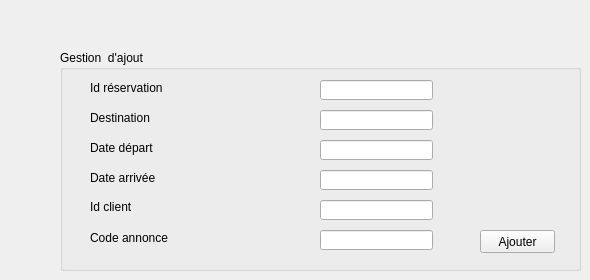
      <widget class="QWidget" name="ajout_res">
       <attribute name="title">
        <string>Ajouter réservation</string>
       </attribute>
       <widget class="QGroupBox" name="groupBox_2">
        <property name="geometry">
         <rect>
          <x>60</x>
          <y>50</y>
          <width>521</width>
          <height>221</height>
         </rect>
        </property>
        <property name="title">
         <string>Gestion  d'ajout</string>
        </property>
        <widget class="QLabel" name="label_9">
         <property name="geometry">
          <rect>
           <x>30</x>
           <y>30</y>
           <width>131</width>
           <height>16</height>
          </rect>
         </property>
         <property name="text">
          <string>Id réservation</string>
         </property>
        </widget>
        <widget class="QLabel" name="label_10">
         <property name="geometry">
          <rect>
           <x>30</x>
           <y>60</y>
           <width>71</width>
           <height>16</height>
          </rect>
         </property>
         <property name="text">
          <string>Destination</string>
         </property>
        </widget>
        <widget class="QLabel" name="label_11">
         <property name="geometry">
          <rect>
           <x>30</x>
           <y>90</y>
           <width>81</width>
           <height>16</height>
          </rect>
         </property>
         <property name="text">
          <string>Date départ</string>
         </property>
        </widget>
        <widget class="QLabel" name="label_12">
         <property name="geometry">
          <rect>
           <x>30</x>
           <y>120</y>
           <width>71</width>
           <height>16</height>
          </rect>
         </property>
         <property name="text">
          <string>Date arrivée</string>
         </property>
        </widget>
        <widget class="QLabel" name="label_13">
         <property name="geometry">
          <rect>
           <x>30</x>
           <y>150</y>
           <width>47</width>
           <height>13</height>
          </rect>
         </property>
         <property name="text">
          <string>Id client</string>
         </property>
        </widget>
        <widget class="QLabel" name="label_14">
         <property name="geometry">
          <rect>
           <x>30</x>
           <y>180</y>
           <width>91</width>
           <height>16</height>
          </rect>
         </property>
         <property name="text">
          <string>Code annonce</string>
         </property>
        </widget>
        <widget class="QLineEdit" name="codean">
         <property name="geometry">
          <rect>
           <x>260</x>
           <y>180</y>
           <width>113</width>
           <height>20</height>
          </rect>
         </property>
        </widget>
        <widget class="QLineEdit" name="idclient">
         <property name="geometry">
          <rect>
           <x>260</x>
           <y>150</y>
           <width>113</width>
           <height>20</height>
          </rect>
         </property>
        </widget>
        <widget class="QLineEdit" name="idreservation">
         <property name="geometry">
          <rect>
           <x>260</x>
           <y>30</y>
           <width>113</width>
           <height>20</height>
          </rect>
         </property>
        </widget>
        <widget class="QLineEdit" name="destination">
         <property name="geometry">
          <rect>
           <x>260</x>
           <y>60</y>
           <width>113</width>
           <height>20</height>
          </rect>
         </property>
        </widget>
        <widget class="QPushButton" name="pb_ajouter_2">
         <property name="geometry">
          <rect>
           <x>420</x>
           <y>180</y>
           <width>75</width>
           <height>23</height>
          </rect>
         </property>
         <property name="text">
          <string>Ajouter</string>
         </property>
        </widget>
        <widget class="QLineEdit" name="datede">
         <property name="geometry">
          <rect>
           <x>260</x>
           <y>90</y>
           <width>113</width>
           <height>20</height>
          </rect>
         </property>
        </widget>
        <widget class="QLineEdit" name="datear">
         <property name="geometry">
          <rect>
           <x>260</x>
           <y>120</y>
           <width>113</width>
           <height>20</height>
          </rect>
         </property>
        </widget>
       </widget>
      </widget>
